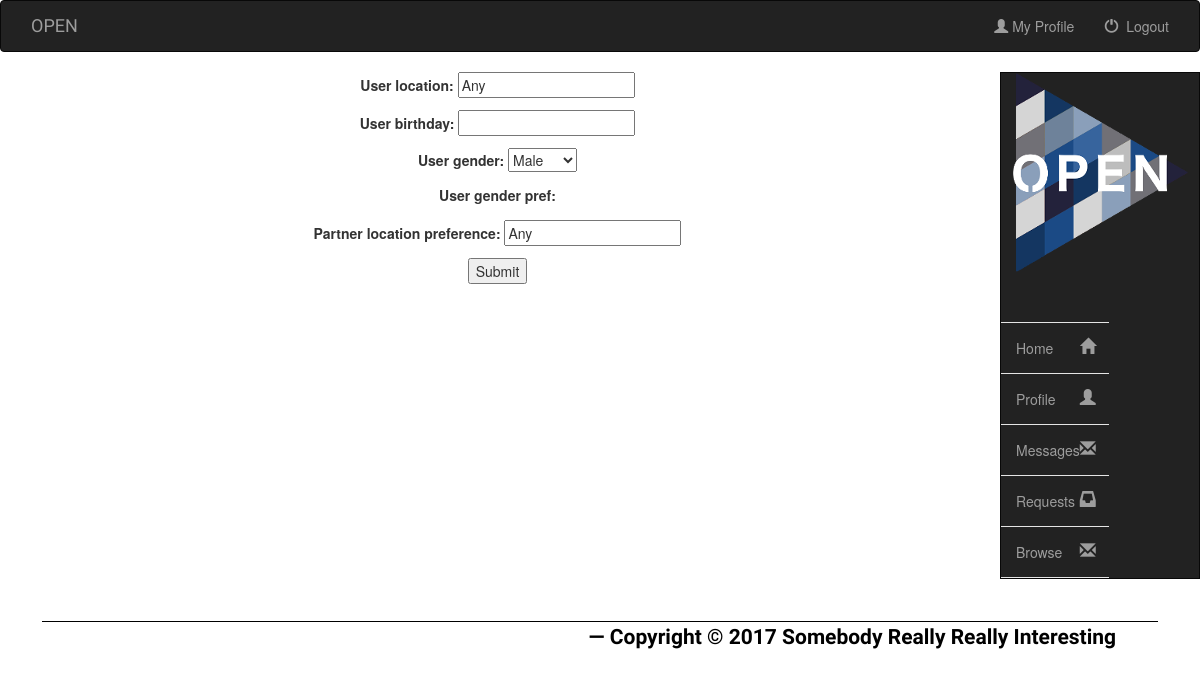
/userProfiles/user_questionnaire/ (signed in), run on the app's committed database.
### userProfiles/models.py (models this page shows)
class UserProfile(models.Model):
    user = models.OneToOneField(User)
    interest_type = models.ManyToManyField('Interests', blank=True)
    user_location = models.CharField(max_length=250,default='Any', editable=True)
    FEMALE = 'FM'
    MALE = 'ML'
    USER_Gender_CHOICES = (
        (FEMALE, 'Female'),
        (MALE, 'Male'),
    )
    user_gender = models.CharField(
        max_length=2,
        choices=USER_Gender_CHOICES,
        default=MALE,
    )
    user_birthday = models.DateField(blank=True, null=True)
    user_gender_pref = models.ManyToManyField('GenderPreference', blank=True)
    partner_location_preference = models.CharField(max_length=250,default='Any', editable=True)

### userProfiles/views.py (the view)
def user_questionnaire(request):
    try: profile = request.user.userprofile
    except UserProfile.DoesNotExist:
        profile = UserProfile(user=request.user)
    if request.method == 'POST':
        form = UserForm(request.POST, instance=profile)
        if form.is_valid():
            form.save()
            return redirect('/userProfiles')
    else:
        form = UserForm(instance=profile)
        args = {'form': form}
        return render(request, 'userProfiles/questionnaire.html', args)

### userProfiles/forms.py
class UserForm(forms.ModelForm):
    user_gender_pref = forms.ModelMultipleChoiceField(queryset=GenderPreference.objects.all(), widget=forms.CheckboxSelectMultiple())
    class Meta:
        model = UserProfile
        fields = ('user_location', 'user_birthday', 'user_gender','user_gender_pref', 'partner_location_preference')

### userProfiles/templates/userProfiles/questionnaire.html (shortened to what this page needs)
<!DOCTYPE html>
<html lang="en">
<head>
        {% load static %}
        <link rel="stylesheet" href="https://maxcdn.bootstrapcdn.com/bootstrap/3.3.6/css/bootstrap.min.css">
        <link rel="stylesheet" href="{% static 'css/userProfiles.css' %}">
        <link rel="stylesheet" href="{% static 'css/style.css' %}">
</head>
<body>
{% include 'navbar.html' %}
<div class="row">
      <div class="col-md-10 text-center">
              <form method="post">
              {{ form.as_p}}
              <button type="submit">Submit</button>
              </form>
      </div>
      <div class=" col-md-2">
          {% include 'profileSideNav.html' %}
      </div>
    </div>
{% include 'footer.html' %}
</body>
</html>

### templates/navbar.html (shortened to what this page needs)
<nav class="navbar navbar-inverse">
    <div class="container-fluid">
        <div class="navbar-header">
            {% if user.is_authenticated %}
                <a class="navbar-brand" href="{%url 'index' %}" font size="20">OPEN</font></a>
            {% else %}
                <a class="navbar-brand" href="{%url 'index' %}" font size="20">Welcome Visitor!</font></a>
            {% endif %}
        </div>
        {% if user.is_authenticated %}
            <div class="collapse navbar-collapse" id="topNavBar">
                   <ul class="nav navbar-nav navbar-right">
                     <li class="">
                        <a href="{% url 'userProfiles:index' %}">
                            <span class="glyphicon glyphicon-user" aria-hidden="true"></span> My Profile
                        </a>
                    </li>
                       <li class="">
                        <a href="{% url 'accounts:logout' %}">
                            <span class="glyphicon glyphicon-off" aria-hidden="true"></span>&nbsp; Logout
                        </a>
                    </li>
                </ul>
            </div>
     {% endif %}
    </div>
</nav>

### templates/profileSideNav.html (shortened to what this page needs)
<!DOCTYPE html>
<html>
<head>
{% load static %}
	<link rel="stylesheet" href="https://maxcdn.bootstrapcdn.com/bootstrap/3.3.6/css/bootstrap.min.css">
        <link rel="stylesheet" href="{% static 'css/userProfiles.css' %}">
</head>
<nav class="navbar navbar-inverse sidebar" role="navigation">
    <div class="container-fluid">
		<div class="navbar-header">
                <img src="../../static/images/open175.png" class="img-rounded" alt="open">
			<a class="navbar-brand" href="#"></a>
		</div>
		<div class="collapse navbar-collapse" id="bs-sidebar-navbar-collapse-1">
			<ul class="nav navbar-nav">
				<li><a href="{%url 'index' %}">Home<span style="font-size:16px;" class="pull-right hidden-xs showopacity glyphicon glyphicon-home"></span></a></li>
			<br>
              <li ><a href="{% url 'userProfiles:index' %}">Profile<span style="font-size:16px;" class="pull-right hidden-xs showopacity glyphicon glyphicon-user"></span></a></li>
			<br>
              <li ><a href="#">Messages<span style="font-size:16px;" class="pull-right hidden-xs showopacity glyphicon glyphicon-envelope"></span></a></li>
            <br>
				<li><a href="{% url 'requests:index' %}">Requests<span style="font-size:16px;" class="pull-right hidden-xs showopacity glyphicon glyphicon-inbox"></span></a></li>
			<br>
              <li ><a href="{% url 'userProfiles:other_users' %}">Browse<span style="font-size:16px;" class="pull-right hidden-xs showopacity glyphicon glyphicon-envelope"></span></a></li>
			</ul>
		</div>
	</div>
</nav>
<div class="main">
</div>
</html>

### templates/footer.html
 <footer>
     <b >&mdash; Copyright <span style="font-size: 21px"> &copy; </span>2017 Somebody Really Really Interesting</b>
</footer>

### static/css/userProfiles.css (style rules this page uses)
body,html { height: 100%; }
nav.sidebar.navbar { border-radius: 0px; }
nav.sidebar, .main { -webkit-transition: margin 200ms ease-out; -moz-transition: margin 200ms ease-out; -o-transition: margin 200ms ease-out; transition: margin 200ms ease-out; }
.main { padding: 10px 10px 0 10px; }
@media (min-width: 768px) { .main { position: absolute; width: calc(100% - 40px); margin-left: 40px; float: right; } }
@media (min-width: 768px) { nav.sidebar.navbar.sidebar>.container .navbar-brand, .navbar>.container-fluid .navbar-brand { margin-left: 0px; } }
@media (min-width: 768px) { nav.sidebar .navbar-brand, nav.sidebar .navbar-header { text-align: center; width: 100%; margin-left: 0px; } }
@media (min-width: 768px) { nav.sidebar a { padding-right: 13px; } }
@media (min-width: 768px) { nav.sidebar .navbar-nav > li:first-child { border-top: 1px #e5e5e5 solid; } }
@media (min-width: 768px) { nav.sidebar .navbar-nav > li { border-bottom: 1px #e5e5e5 solid; } }
@media (min-width: 768px) { nav.sidebar .navbar-collapse, nav.sidebar .container-fluid { padding: 0 0px 0 0px; } }
@media (min-width: 768px) { nav.sidebar { width: 200px; height: 100%; margin-left: -160px; float: right; z-index: 8000; margin-bottom: 0px; } }
@media (min-width: 768px) { nav.sidebar li { width: 100%; } }

### static/css/style.css (style rules this page uses)
.navbar { border-radius: 0; }
.navbar-brand { font-family: "Satisfy", "Times New Roman", Serif; }
body { background: #ffffff; font-family: "Voltaire", "Times New Roman", Serif; }
footer { margin-top: 2em; margin-left: 2em; margin-right: 2em; border-top: black 1px solid; padding-right: 2em; font-size: 150%; text-align: right; color: black; font-family: "Tangerine", "Times New Roman", Serif; }

### data on the page
UserProfile: user_location "Any", user_gender "Male", partner_location_preference "Any"
